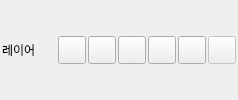
<?xml version='1.0' encoding='utf-8'?>
<ui version="4.0">
 <class>GeoFlowFormActions</class>
 <widget class="QWidget" name="GeoFlowFormActions">
  <layout class="QHBoxLayout" name="actionsLayout">
   <property name="spacing">
    <number>2</number>
   </property>
   <property name="leftMargin">
    <number>2</number>
   </property>
   <property name="topMargin">
    <number>0</number>
   </property>
   <property name="rightMargin">
    <number>2</number>
   </property>
   <property name="bottomMargin">
    <number>0</number>
   </property>
   <item>
    <widget class="QLabel" name="layerTitleLabel">
     <property name="text">
      <string>레이어</string>
     </property>
     <property name="minimumSize">
      <size>
       <width>0</width>
       <height>28</height>
      </size>
     </property>
     <property name="alignment">
      <set>Qt::AlignmentFlag::AlignLeft|Qt::AlignmentFlag::AlignVCenter</set>
     </property>
    </widget>
   </item>
   <item>
    <spacer name="headerSpacer">
     <property name="orientation">
      <enum>Qt::Orientation::Horizontal</enum>
     </property>
     <property name="sizeHint" stdset="0">
      <size>
       <width>20</width>
       <height>20</height>
      </size>
     </property>
    </spacer>
   </item>
   <item>
    <widget class="QToolButton" name="saveButton">
     <property name="toolTip">
      <string>현재 객체 저장</string>
     </property>
     <property name="text">
      <string />
     </property>
     <property name="toolButtonStyle">
      <enum>Qt::ToolButtonStyle::ToolButtonIconOnly</enum>
     </property>
     <property name="autoRaise">
      <bool>false</bool>
     </property>
     <property name="icon">
      <iconset resource="../../resources/feather.qrc">
       <normaloff>:/geoflow/feather/save.svg</normaloff>
      </iconset>
     </property>
     <property name="minimumSize">
      <size>
       <width>28</width>
       <height>28</height>
      </size>
     </property>
     <property name="maximumSize">
      <size>
       <width>28</width>
       <height>28</height>
      </size>
     </property>
     <property name="iconSize">
      <size>
       <width>16</width>
       <height>16</height>
      </size>
     </property>
     <property name="fieldAction" stdset="0">
      <string>true</string>
     </property>
    </widget>
   </item>
   <item>
    <widget class="QToolButton" name="previousButton">
     <property name="toolTip">
      <string>이전값 가져오기</string>
     </property>
     <property name="text">
      <string />
     </property>
     <property name="toolButtonStyle">
      <enum>Qt::ToolButtonStyle::ToolButtonIconOnly</enum>
     </property>
     <property name="autoRaise">
      <bool>false</bool>
     </property>
     <property name="icon">
      <iconset resource="../../resources/tabler.qrc">
       <normaloff>:/geoflow/tabler/history.svg</normaloff>
      </iconset>
     </property>
     <property name="minimumSize">
      <size>
       <width>28</width>
       <height>28</height>
      </size>
     </property>
     <property name="maximumSize">
      <size>
       <width>28</width>
       <height>28</height>
      </size>
     </property>
     <property name="iconSize">
      <size>
       <width>16</width>
       <height>16</height>
      </size>
     </property>
     <property name="fieldAction" stdset="0">
      <string>true</string>
     </property>
    </widget>
   </item>
   <item>
    <widget class="QToolButton" name="nearbyButton">
     <property name="toolTip">
      <string>근처값 가져오기</string>
     </property>
     <property name="text">
      <string />
     </property>
     <property name="toolButtonStyle">
      <enum>Qt::ToolButtonStyle::ToolButtonIconOnly</enum>
     </property>
     <property name="autoRaise">
      <bool>false</bool>
     </property>
     <property name="icon">
      <iconset resource="../../resources/tabler.qrc">
       <normaloff>:/geoflow/tabler/location-search.svg</normaloff>
      </iconset>
     </property>
     <property name="minimumSize">
      <size>
       <width>28</width>
       <height>28</height>
      </size>
     </property>
     <property name="maximumSize">
      <size>
       <width>28</width>
       <height>28</height>
      </size>
     </property>
     <property name="iconSize">
      <size>
       <width>16</width>
       <height>16</height>
      </size>
     </property>
     <property name="fieldAction" stdset="0">
      <string>true</string>
     </property>
    </widget>
   </item>
   <item>
    <widget class="QToolButton" name="layoutButton">
     <property name="toolTip">
      <string>폼 배치</string>
     </property>
     <property name="text">
      <string />
     </property>
     <property name="toolButtonStyle">
      <enum>Qt::ToolButtonStyle::ToolButtonIconOnly</enum>
     </property>
     <property name="autoRaise">
      <bool>false</bool>
     </property>
     <property name="icon">
      <iconset resource="../../resources/tabler.qrc">
       <normaloff>:/geoflow/tabler/layout.svg</normaloff>
      </iconset>
     </property>
     <property name="minimumSize">
      <size>
       <width>28</width>
       <height>28</height>
      </size>
     </property>
     <property name="maximumSize">
      <size>
       <width>28</width>
       <height>28</height>
      </size>
     </property>
     <property name="iconSize">
      <size>
       <width>16</width>
       <height>16</height>
      </size>
     </property>
     <property name="fieldAction" stdset="0">
      <string>true</string>
     </property>
    </widget>
   </item>
   <item>
    <widget class="QToolButton" name="referenceRefreshButton">
     <property name="toolTip">
      <string>코드 새로고침</string>
     </property>
     <property name="text">
      <string />
     </property>
     <property name="toolButtonStyle">
      <enum>Qt::ToolButtonStyle::ToolButtonIconOnly</enum>
     </property>
     <property name="autoRaise">
      <bool>false</bool>
     </property>
     <property name="icon">
      <iconset resource="../../resources/tabler.qrc">
       <normaloff>:/geoflow/tabler/refresh.svg</normaloff>
      </iconset>
     </property>
     <property name="minimumSize">
      <size>
       <width>28</width>
       <height>28</height>
      </size>
     </property>
     <property name="maximumSize">
      <size>
       <width>28</width>
       <height>28</height>
      </size>
     </property>
     <property name="iconSize">
      <size>
       <width>16</width>
       <height>16</height>
      </size>
     </property>
     <property name="fieldAction" stdset="0">
      <string>true</string>
     </property>
    </widget>
   </item>
   <item>
    <widget class="QToolButton" name="photoButton">
     <property name="enabled">
      <bool>false</bool>
     </property>
     <property name="visible">
      <bool>true</bool>
     </property>
     <property name="toolTip">
      <string>클릭: 사진 추가 · 길게 누름: 추가 기능</string>
     </property>
     <property name="text">
      <string />
     </property>
     <property name="popupMode">
      <enum>QToolButton::ToolButtonPopupMode::DelayedPopup</enum>
     </property>
     <property name="toolButtonStyle">
      <enum>Qt::ToolButtonStyle::ToolButtonIconOnly</enum>
     </property>
     <property name="autoRaise">
      <bool>false</bool>
     </property>
     <property name="icon">
      <iconset resource="../../resources/feather.qrc">
       <normaloff>:/geoflow/feather/camera.svg</normaloff>
      </iconset>
     </property>
     <property name="minimumSize">
      <size>
       <width>28</width>
       <height>28</height>
      </size>
     </property>
     <property name="maximumSize">
      <size>
       <width>28</width>
       <height>28</height>
      </size>
     </property>
     <property name="iconSize">
      <size>
       <width>16</width>
       <height>16</height>
      </size>
     </property>
     <property name="fieldAction" stdset="0">
      <string>true</string>
     </property>
    </widget>
   </item>
  </layout>
 </widget>
 <resources>
  <include location="../../resources/tabler.qrc" />
  <include location="../../resources/feather.qrc" />
 </resources>
 <connections />
</ui>
